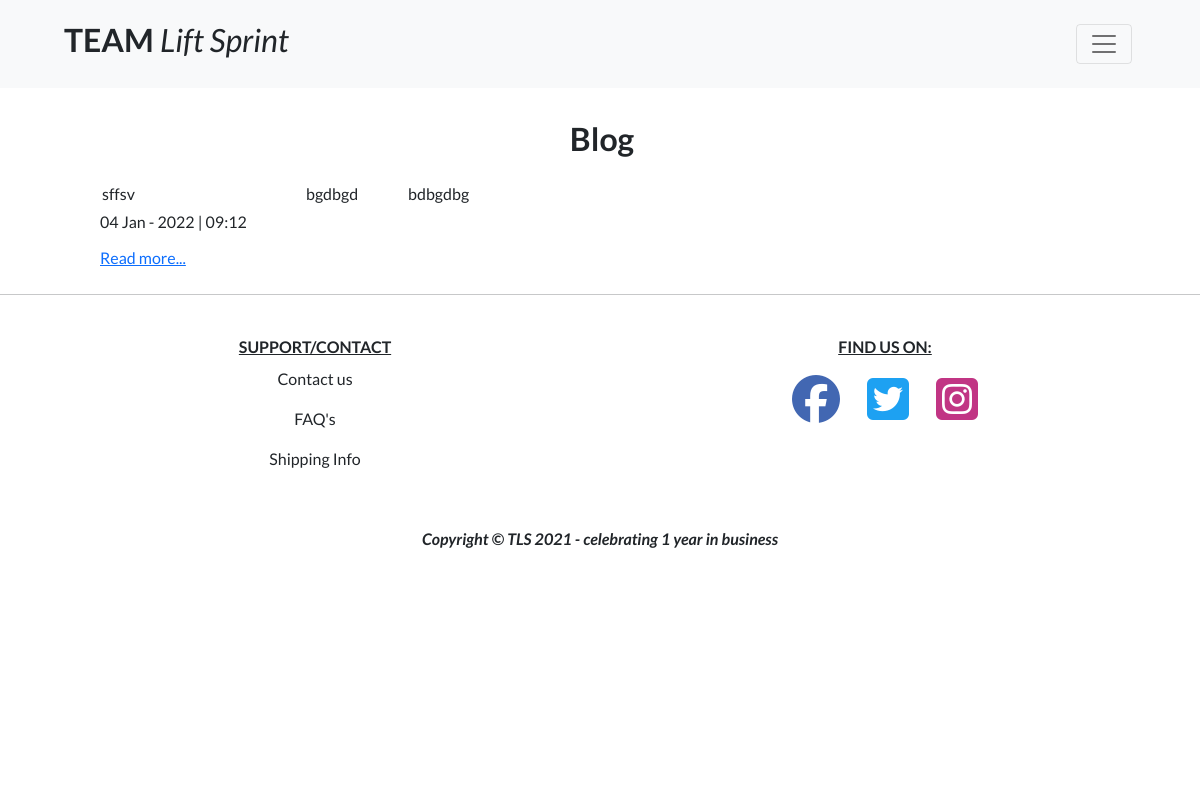
/blog/, run on an earlier commit of the app's database.
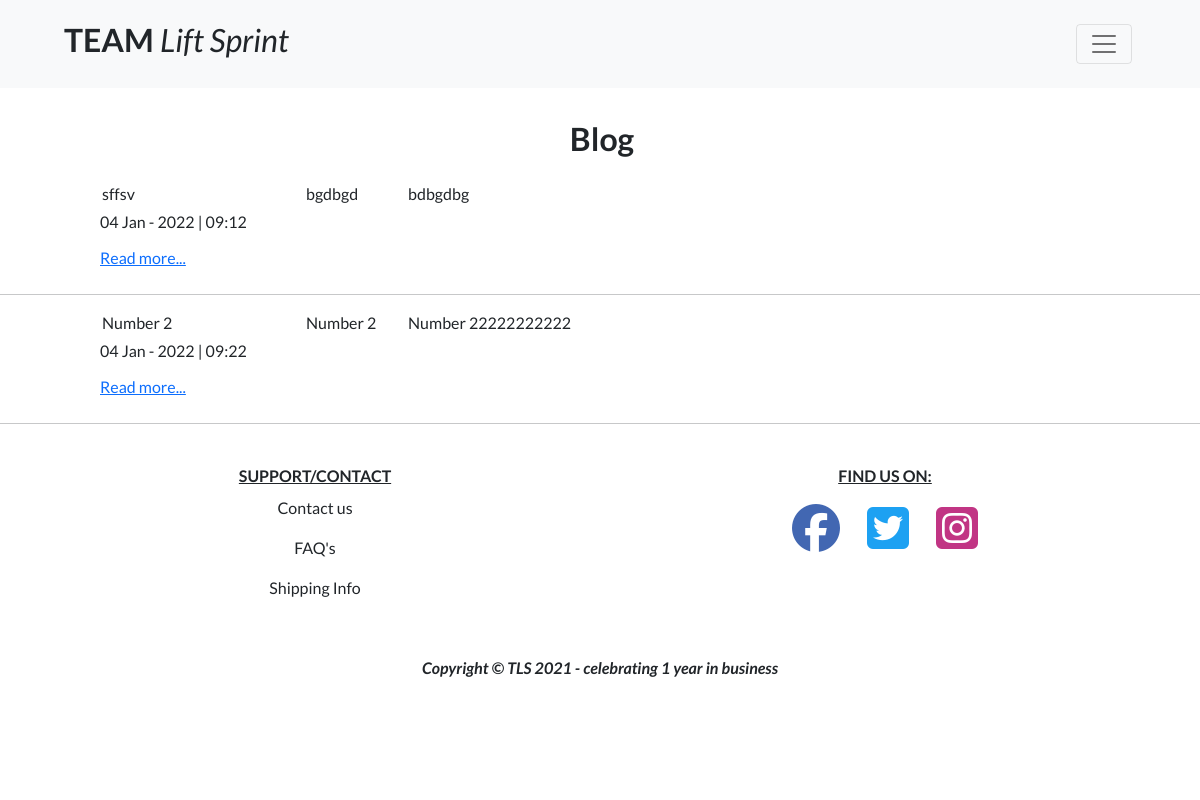
And on a later commit of the database.
### blog/models.py (models this page shows, shortened)
class Post(models.Model):
    blog = models.ForeignKey(
        Blog, related_name="posts", on_delete=models.CASCADE)
    title = models.CharField(max_length=100)
    slug = models.SlugField()
    author = models.CharField(max_length=255)
    intro = models.TextField()
    article = models.TextField()
    date_added = models.DateTimeField(auto_now_add=True)

### blog/views.py (the view)
# urls.py: path('', views.blog, name='blog'),
def blog(request):
    posts = Post.objects.all()
    template = 'blog/blog.html'
    context = {
        'posts': posts,
    }
    return render(request, template, context)

### bag/contexts.py (called while the page is built, shortened)
def bag_contents(request):
    bag_items = []
    total = 0
    product_count = 0
    bag = request.session.get('bag', {})
    if total < settings.FREE_DELIVERY_THRESHOLD:
        delivery = total * Decimal(settings.STANDARD_DELIVERY_PERCENTAGE / 100)
        free_delivery_delta = settings.FREE_DELIVERY_THRESHOLD - total
    else:
        delivery = 0
        free_delivery_delta = 0
    grand_total = delivery + total
    context = {
        'bag_items': bag_items,
        'total': total,
        'product_count': product_count,
        'delivery': delivery,
        'free_delivery_delta': free_delivery_delta,
        'free_delivery_threshold': settings.FREE_DELIVERY_THRESHOLD,
        'grand_total': grand_total,
    }
    return context

### blog/templates/blog/blog.html (shortened to what this page needs)
{% extends "base.html" %}
{% load static %}
{% block page_header %}
    <div class="container position-relative pt-5 p-2 g-0">
    </div>
{% endblock %}
{% block content %}
<div class="overlay"></div>
    <div class="container position-relative pt-5 g-0">
        <div class="row">
            <div class="col">
                <h2 class="fw-bold text-center text-capitalize mb-4 mt-3 ms-1">Blog</h2>
            </div>
        </div>
    </div>
    <div class="row mb-3">
        {% for post in posts %}
            {% if posts %}
            <div class="col-2 offset-1">
                {{ post.title }}
            </div>
            <div class="col-1">
                {{ post.author }}
            </div>
            <div class="col-5">
                {{ post.intro }}
            </div>
            <div class="row pb-2 mt-1">
                <div class="col-8 offset-1">
                    {{ post.date_added | date:"d M - Y | h:i"}}
                </div>
            </div>
            <div class="row pb-2 mt-1 mb-3">
                <div class="col-8 offset-1">
                    <a href="{% url 'post_detail'  post.slug %}" class="cta-button blog-btn">Read more...</a>
                </div>
            </div>
        <hr>
        {% else %}
        <h3>No Posts Available</h3>
        {% endif %}
        {% endfor %}
    </div>
{% endblock %}

### templates/base.html (shortened to what this page needs)
{% load static %}
<!doctype html>
<html lang="en">
  <head>
    {% block corecss %}
    <link rel="stylesheet" href="https://cdn.jsdelivr.net/npm/bootstrap@5.0.2/dist/css/bootstrap.min.css">
    <link rel="stylesheet" href="{% static 'css/base.css' %}">
    {% endblock %}
  </head>
  <body>
    <nav class="navbar navbar-expand-xxl navbar-light bg-light fixed-top p-3">
      <div class="container-fluid px-4 px-lg-5">
        <a class="navbar-brand" href="{% url 'home' %}">
          <h2 class="text-dark site-title"><strong class="text-uppercase">Team </strong><i>Lift Sprint</i></h2>
        </a>
        <button class="navbar-toggler ms-1 ms-lg-0 me-1" type="button" data-bs-toggle="collapse"
          data-bs-target="#navbarSupportedContent" aria-controls="navbarSupportedContent" aria-expanded="false"
          aria-label="Toggle navigation"><span class="navbar-toggler-icon"></span></button>
      </div>
    </nav>
    {% block page_header %}
    {% endblock %}
    {% block content %}
    {% endblock %}
    {% block page_footer %}
    <footer>
      <div class="container">
        <div class="row">
          <div class="col-md-6 col-sm-12 text-center mt-2 my-auto">
            <ul class="list-unstyled">
              <li class = "fw-bold text-uppercase"><u>Support/Contact</u></li>
              <li><a class="nav-link text-dark" href="{% url 'contact' %}" alt="Contact us">Contact us</a></li>
              <li><a class="nav-link text-dark" href="{% url 'faq' %}" alt="FAQ">FAQ's</a></li>
              <li><a class="nav-link text-dark" href="{% url 'shipping_info' %}" alt="Shipping info">Shipping Info</a></li>
            </ul>
          </div>
          <div class="col-md-6 col-sm-12 text-center mt-2">
            <ul class="list-unstyled">
              <li class = "fw-bold text-uppercase"><u>Find us on:</u></li>
            </ul>
            <ul class="list-inline mb-0">
              <li class="list-inline-item me-4">
                <a href="https://www.facebook.com/" rel="noopener" target="_blank" aria-label="facebook link"><i class="fab fa-facebook fa-3x" style="color:#4267B2"></i></a>
              </li>
              <li class="list-inline-item me-4">
                <a href="https://twitter.com/" rel="noopener" target="_blank" aria-label="twitter link"><i class="fab fa-twitter-square fa-3x" style="color:#1DA1F2"></i></a>
              </li>
              <li class="list-inline-item">
                <a href="https://www.instagram.com/" rel="noopener" target="_blank" aria-label="instagram link"><i class="fab fa-instagram-square fa-3x" style="color:#C13584"></i></a>
              </li>
            </ul>
          </div>
        </div>
        <br>
        <div class="row">
          <div class="col text-center my-auto">
            <p class="mt-2 m-0 fst-italic fw-bold">Copyright &copy; TLS 2021 - celebrating 1 year in business</p>
            <br>
          </div>
        </div>
      </div>
    </footer>
    {% endblock %}
  </body>
</html>

### static/css/base.css (style rules this page uses)
html { height: 100%; }
body { font-family: 'Lato'; }
.overlay { height: 100%; width: 100%; top: 0; left: 0; position: fixed; background: white; z-index: -1; }

What changed in the data, as far as the page shows it:
added Post: title "Number 2", author "Number 2", intro "Number 22222222222", post.date_added|date:'dM-Y|h:i' "04 Jan - 2022 | 09:22"
